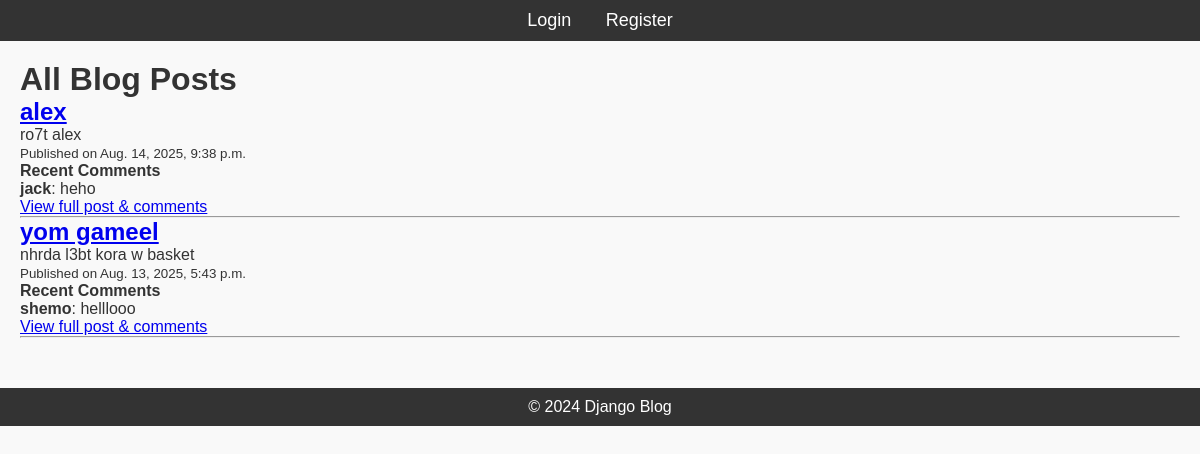
/posts/, run on an earlier commit of the app's database.
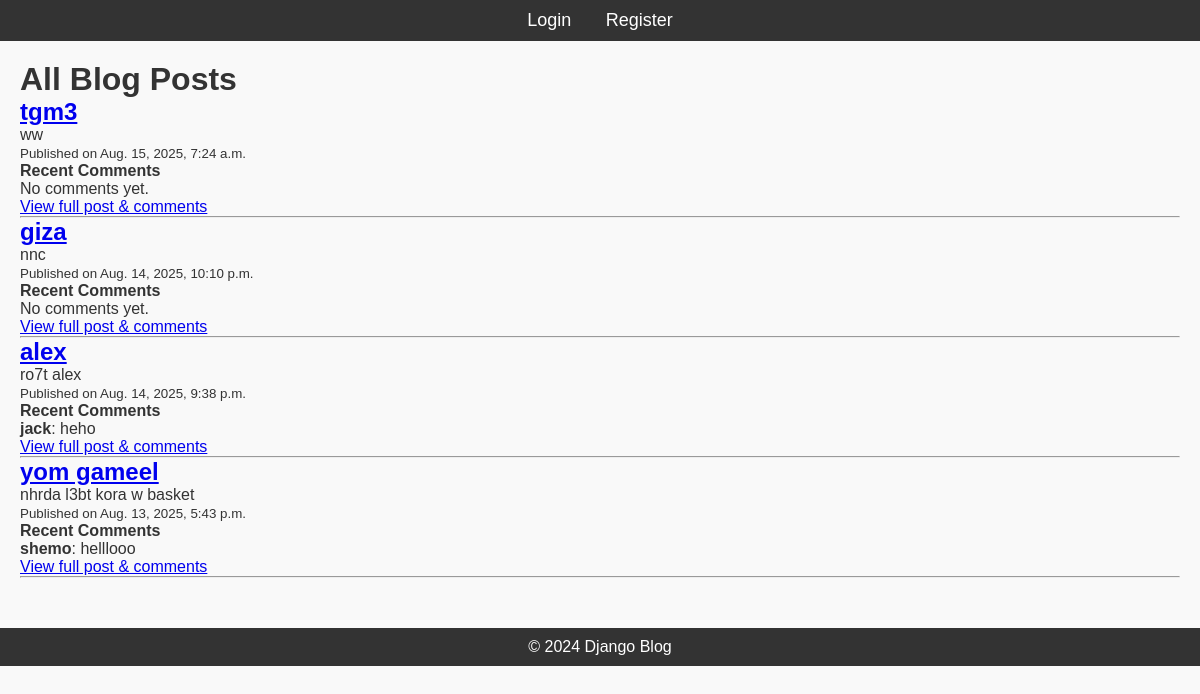
And on a later commit of the database.
### blog/models.py (models this page shows, shortened)
class Post(models.Model):
    title = models.CharField(max_length=200)
    content = models.TextField()
    published_date = models.DateTimeField(auto_now_add=True)
    author = models.ForeignKey(User, on_delete=models.CASCADE)
    tags = TaggableManager()

class Comment(models.Model):
    post=models.ForeignKey(Post, on_delete=models.CASCADE, related_name='comments')
    author=models.ForeignKey(User, on_delete=models.CASCADE)
    content=models.TextField()
    created_at=models.DateTimeField(auto_now_add=True)
    updated_at=models.DateTimeField(auto_now=True)

### blog/views.py (the view)
# urls.py: path("posts/", PostListView.as_view(), name="post-list"),
class PostListView(ListView):
    model = Post
    template_name = 'blog/post_list.html'
    context_object_name = 'posts'
    ordering = ['-published_date']
    paginate_by = 5

### blog/templates/blog/post_list.html
{% extends "blog/base.html" %}
{% block content %}
  <h1>All Blog Posts</h1>
  {% for post in posts %}
    <div class="post-snippet">
      <h2><a href="{% url 'post-detail' post.pk %}">{{ post.title }}</a></h2>
      <p>{{ post.content|truncatewords:30 }}</p>
      <small>Published on {{ post.published_date }}</small>
      <h4>Recent Comments</h4>
      {% for comment in post.comments.all|slice:":2" %}
        <div class="comment-preview">
          <strong>{{ comment.author.username }}</strong>: {{ comment.content|truncatewords:10 }}
        </div>
      {% empty %}
        <p>No comments yet.</p>
      {% endfor %}
      <a href="{% url 'post-detail' post.pk %}">View full post & comments</a>
    </div>
    <hr>
  {% endfor %}
{% endblock %}

What changed in the data, as far as the page shows it:
added Post: title "tgm3", content "ww", published_date "Aug. 15, 2025, 7:24 a.m."
added Post: title "giza", content "nnc", published_date "Aug. 14, 2025, 10:10 p.m."
